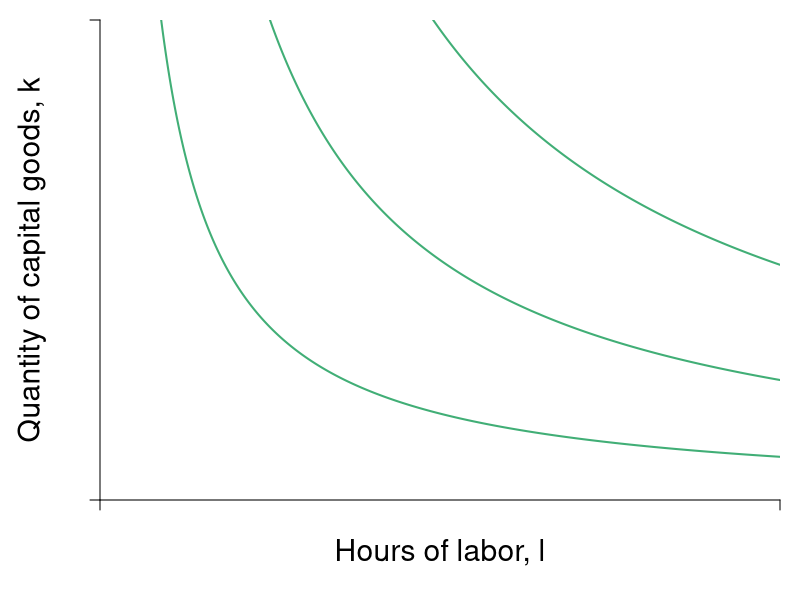

This chart was generated by the following R code:
require(shape)
pdf(file = "specprodexch/cd_isoquant_comparison.pdf", width = 7, height = 7)

#Set parameters for graphics
pointsize <- 1.8
axislabelsize <- 1.8
labelsize <- 1.5
namesize <- 1.8
annotatesize <- 1.5
graphlinewidth <- 2
segmentlinewidth <- 1.5

COL <- c("#7fc97f", "#beaed4", "#fdc086", "#ffff99", "#386cb0", "#f0027f", "#bf5b17", "#666666")
COLA <- c("#99d8c9","#66c2a4","#41ae76", "#238b45", "#005824")
COLB <- c("#4eb3d3", "#2b8cbe", "#0868ac","#084081")

#Edited the margins to cater for the larger LHS labels
par(mar =  c(5, 5, 1, 1))

isocost <- function(l, c = 10, w = 1, r = 1) {
  c - (w/r)*l
}


isoquant <- function(l, alpha = 0.5, x = 5) {
  (x / l^alpha)^(1/(1 - alpha))
}


xlims <- c(0, 10)
ylims <- c(0, 10)

npts <- 501 
x <- seq(xlims[1], xlims[2], length.out = npts)
y <- seq(ylims[1], ylims[2], length.out = npts) 
a <- c(13, 16.125, 19.25)

plot(0, 0, xlim = xlims, ylim = ylims, type = "n",
     xlab = expression(paste("")),
     ylab = expression(paste("")), 
     xaxt = "n", 
     yaxt = "n", 
     cex.lab = axislabelsize, 
     bty = "n",
     xaxs="i", 
     yaxs="i")

# ticksy <- seq(from = ylims[1], to = ylims[2], by = 1)
# ylabels <- seq(from = ylims[1], to = ylims[2], by = 1)
# ticksx <- seq(from = xlims[1], to = xlims[2], by = 1)
# xlabels <- seq(from = xlims[1], to = xlims[2], by = 1)
# ticksy <- c(0, isoquant(l = 2.68), isoquant(l = 5), isoquant(l = 9.35) , ylims[2])
# ylabels <- c(NA, expression(paste(k[a])), expression(paste(k,"*")), expression(paste(k[b])), NA)
# ticksx <- c(0, 2.68, 5, 9.35, xlims[2])
# xlabels <- c(NA, expression(paste(l[a])), expression(paste(l,"*")), expression(paste(l[b])), NA)

ticksy <- c(0, NA, ylims[2])
ylabels <- c(NA, NA, NA)
ticksx <- c(0, NA, xlims[2])
xlabels <- c(NA, NA, NA)



axis(1, at = ticksx, pos = 0, labels = xlabels, cex.axis = labelsize)
axis(2, at = ticksy, pos = 0, labels = ylabels, las = 1, cex.axis = labelsize)

npts <- 500 
xx1 <- seq(xlims[1], xlims[2], length.out = npts)

#lines(xx1, bcA(xx1, w = 10, p = 1.5), col = COLB[3], lwd = graphlinewidth)
# lines(xx1, isocost(xx1, c = 10, w = 1, r = 1), col = COLB[3], lwd = graphlinewidth)
# lines(xx1, isocost(xx1, c = 8, w = 1, r = 1), col = COLB[3], lwd = graphlinewidth)
# lines(xx1, isocost(xx1, c = 12, w = 1, r = 1), col = COLB[3], lwd = graphlinewidth)
lines(xx1, isoquant(xx1, x = 5, alpha = 0.5), col = COLA[3], lwd = graphlinewidth)
lines(xx1, isoquant(xx1, x = 3, alpha = 0.5), col = COLA[3], lwd = graphlinewidth)
lines(xx1, isoquant(xx1, x = 7, alpha = 0.5), col = COLA[3], lwd = graphlinewidth)

#Label the axes
mtext(expression(paste("Hours of labor, ", l)), side=1, line = 2.5, cex = axislabelsize)
text(-1, 0.5*ylims[2], expression(paste("Quantity of capital goods, ", k)), xpd = TRUE, cex = axislabelsize, srt = 90) 

#Label the isoquant curve
#text(11.25, 3.15, expression("isoquant"), cex = labelsize)

text(11.25, 1.15, expression(paste(underline(x)[1])), cex = labelsize)
text(11.25, 2.65, expression(paste(underline(x)[2])), cex = labelsize)
text(11.25, 4.75, expression(paste(underline(x)[3])), cex = labelsize)


#Label the price lines
#text(6.75, 1, expression(paste(c[1])))
#text(8, 1.3, expression(paste(p[x] == 1)))
#text(8.75, 1, expression(paste(c[2])))
#text(11.3, 3.7, expression(paste(p[x] == 0.5)))
#text(10.75, 1, expression(paste(c[3])))
#text(11.3, 6.5, expression(paste(p[x] == 0.25)))

#Add the contour plot for the indifference curves
# contour(x, y, 
#         outer(x, y, uA),
#         drawlabels = FALSE,
#         col = COLA[3],
#         lwd = graphlinewidth,
#         levels = a, 
#         xaxs="i", 
#         yaxs="i", 
#         add = TRUE)

#Add the offer curve (superimposed on the indifference curves tangent to the price lines)
#xx2 <- seq(2, xlims[2], length.out = npts)
#lines(xx2, offerCurve(xx2, w = 10, rmax = 2, xmax = 12), col = COL[3], lwd = graphlinewidth)

#Annotate points on offer curve mrs = p for each of p = 1, 0.5, 0.25
#Where mrs = 2 - (1/6)*x

#Label a
# segments(2.68, 0, 2.68, isoquant(l = 2.68), lty = 2, col = "gray" , lwd = segmentlinewidth)
# segments(0, isoquant(l = 2.68) , 2.68, isoquant(l = 2.68), lty = 2, col = "gray" , lwd = segmentlinewidth)
# points(2.68, isoquant(l = 2.68), pch = 16, col = "black", cex = 1.5)
# text(2.68 + 0.25, isoquant(l = 2.68) + 0.25, expression(paste(a)), cex = labelsize)

#Label b
# segments(9.35, 0, 9.35, isoquant(9.35), lty = 2, col = "gray" , lwd = segmentlinewidth)
# segments(0, isoquant(l = 9.35) , 9.35, isoquant(l = 9.35), lty = 2, col = "gray" , lwd = segmentlinewidth)
# points(9.35, isoquant(l = 9.35), pch = 16, col = "black", cex = 1.5)
# text(9.35 + 0.25, isoquant(l = 9.35) + 0.25, expression(paste(b)), cex = labelsize)


#Label i
# segments(0, 5, 5, 5, lty = 2, col = "gray" , lwd = segmentlinewidth)
# segments(5, 0, 5, 5, lty = 2, col = "gray" , lwd = segmentlinewidth)
# points(5, 5, pch = 16, col = "black", cex = 1.5)
# text(5.25, 5.25, expression(paste(i)), cex = labelsize)

#Add mrs = mrt at i
# text(5, 10.25, expression(paste(mrts(l,k) == mrt(l,k))), cex = labelsize)
# text(5, 9.25, expression(paste(frac(mp[l], mp[k]) == frac(w,p[k]))), cex = labelsize)
# Arrows(5, 8.5, 5, 5.5, col = "black", lty = 1, lwd = 2, arr.type = "triangle", arr.lwd = 0.5)


#text(9, 5.9, expression(paste(b)), cex = labelsize)
#text(10.5, 7.775, expression(paste(c)), cex = labelsize)

dev.off()
